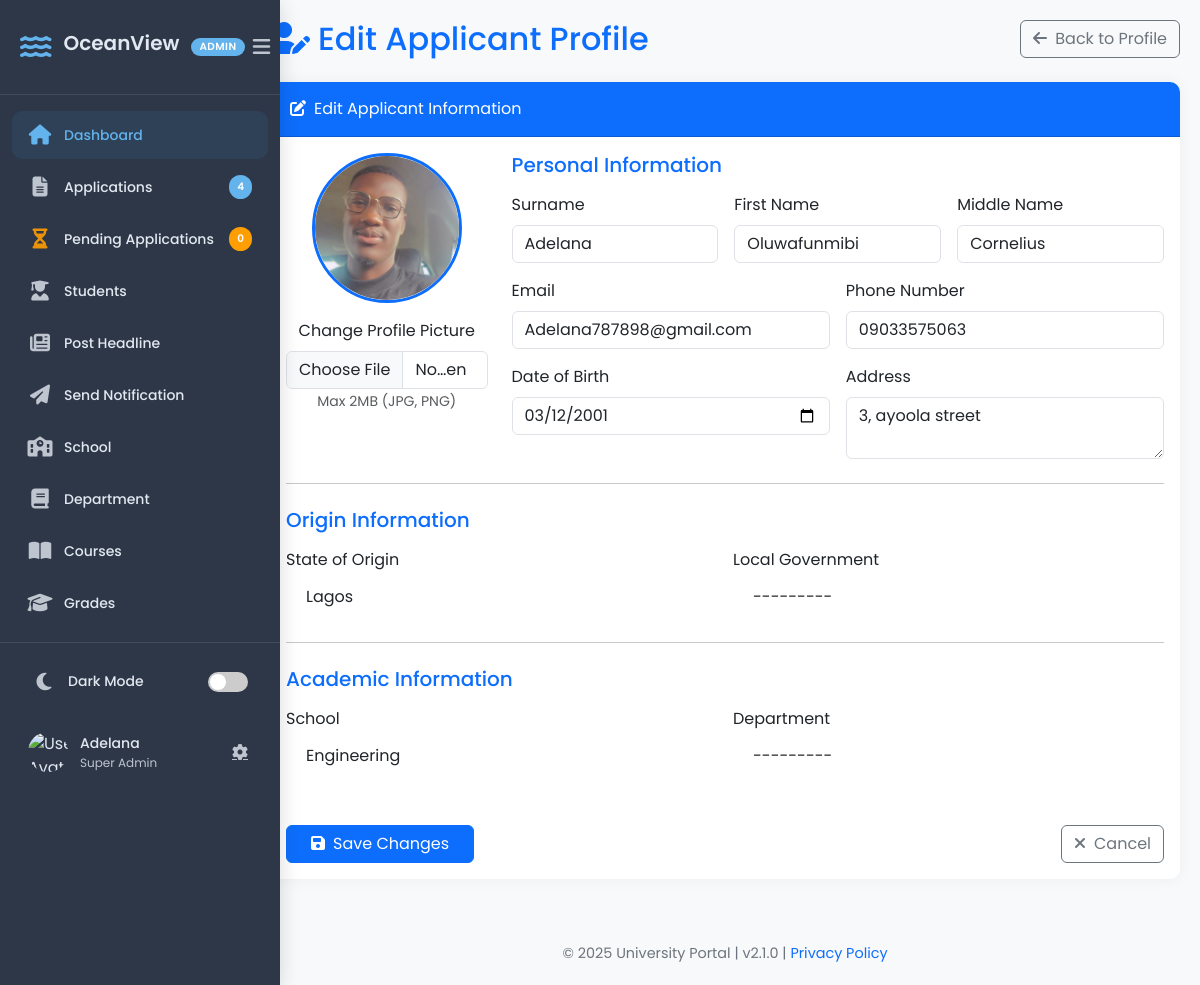
Screenshot of /applicant/3/edit/ (signed in) with the database file from the repository.
### portal/models.py (models this page shows, shortened)
class Application(models.Model):
    STATUS_CHOICES = [
        ('pending', 'Pending'),
        ('approved', 'Approved'),
        ('declined', 'Declined'),
    ]
    surname = models.CharField(max_length=100)
    first_name = models.CharField(max_length=100)
    other_name = models.CharField(max_length=100, blank=True, null=True)
    email = models.EmailField(unique=True)
    phone_number = models.CharField(max_length=11)
    address = models.CharField(max_length=100)
    state_of_origin = models.ForeignKey(State, on_delete=models.CASCADE)
    local_government = models.ForeignKey(Lga, on_delete=models.CASCADE)
    date_of_birth = models.DateField()
    school = models.ForeignKey(School, on_delete=models.CASCADE)
    department = models.ForeignKey(Department, on_delete=models.CASCADE)
    application_number = models.CharField(max_length=10, unique=True, blank=True)
    profile_picture = models.ImageField(
        upload_to="profile_pics/",
        blank=True,
        null=True,
        default="default-profile.png")
    created_at = models.DateTimeField(default=now, editable=True)
    academic_session = models.ForeignKey(AcademicSession, on_delete=models.CASCADE, related_name="applications")
    is_approved = models.CharField(max_length=10, choices=STATUS_CHOICES, default='pending')
    year = models.ForeignKey(Year, default=1, on_delete=models.CASCADE)
    semester = models.ForeignKey(Semester, on_delete=models.CASCADE, default=get_default_semester)

### crm/views.py (the view)
# urls.py: path('applicant/<int:application_id>/edit/', edit_application, name='edit_application'),
@login_required
def edit_application(request, application_id):
    if not request.user.is_superuser and not request.user.groups.filter(name='Admission Officer').exists():
        return HttpResponseForbidden("You do not have permission to view this applicant.")
    applicant = get_object_or_404(Application, id=application_id)
    total_applications = Application.objects.count()
    total_pending_application = Application.objects.filter(is_approved='pending').count()
    if request.method == 'POST':
        form = ApplicationForm(request.POST, request.FILES, instance=applicant)
        if form.is_valid():
            form.save()
            return redirect('view_applicant', application_id=applicant.id)
    else:
        form = ApplicationForm(instance=applicant)
    schools = School.objects.all().order_by('name')
    states = State.objects.all().order_by('name')
    context = {
        'applicant': applicant,
        'form': form,
        'schools': schools,
        'states': states,
        'total_applications': total_applications,
        'total_pending_application': total_pending_application,
    }
    return render(request, "crm/edit_application.html", context)

### crm/context_processors.py (called while the page is built)
def user_roles(request):
    if request.user.is_authenticated:
        groups = request.user.groups.values_list("name", flat=True)
        return {"user_groups": groups}
    return {}

### crm/templates/crm/edit_application.html (shortened to what this page needs)
{% load static %}
<!DOCTYPE html>
<html lang="en">
<head>
    <link href="https://cdn.jsdelivr.net/npm/bootstrap@5.3.0/dist/css/bootstrap.min.css" rel="stylesheet">
    <link rel="stylesheet" href="https://cdnjs.cloudflare.com/ajax/libs/font-awesome/6.0.0/css/all.min.css">
    <link href="https://cdn.jsdelivr.net/npm/select2@4.1.0-rc.0/dist/css/select2.min.css" rel="stylesheet">
    <link href="https://cdn.jsdelivr.net/npm/select2-bootstrap-5-theme@1.3.0/dist/select2-bootstrap-5-theme.min.css" rel="stylesheet">
        <link rel="stylesheet" href="{% static 'crm/css/edit_application.css' %}">
</head>
<body>
    {% include 'crm/sidebar.html' %}
    <div class="main-content">
        <div class="d-flex justify-content-between align-items-center mb-4">
            <h2 class="text-primary mb-0"><i class="fas fa-user-edit me-2"></i>Edit Applicant Profile</h2>
            <a href="{% url 'view_applicant' applicant.id %}" class="btn btn-outline-secondary">
                <i class="fas fa-arrow-left me-1"></i> Back to Profile
            </a>
        </div>
        <div class="card mb-4">
            <div class="card-header bg-primary text-white">
                <i class="fas fa-edit me-2"></i>Edit Applicant Information
            </div>
            <div class="card-body">
                <form method="post" enctype="multipart/form-data" novalidate>
                    <div class="row mb-4">
                        <div class="col-md-3 text-center">
                            {% if applicant.profile_picture %}
                                <img src="{{ applicant.profile_picture.url }}" class="profile-picture mb-3" id="profile-preview">
                            {% else %}
                                <img src="{% static 'images/default-profile.png' %}" class="profile-picture mb-3" id="profile-preview">
                            {% endif %}
                            <label for="id_profile_picture" class="form-label">Change Profile Picture</label>
                            <input type="file" class="form-control" name="profile_picture" id="id_profile_picture" accept="image/*">
                            <small class="text-muted">Max 2MB (JPG, PNG)</small>
                        </div>
                        <div class="col-md-9">
                            <h5 class="text-primary mb-3">Personal Information</h5>
                            <div class="row g-3">
                                <div class="col-md-4">
                                    <label for="id_surname" class="form-label">Surname</label>
                                    <input type="text" class="form-control {% if form.surname.errors %}is-invalid{% endif %}"
                                           name="surname" id="id_surname" value="{{ form.surname.value|default:'' }}">
                                </div>
                                <div class="col-md-4">
                                    <label for="id_first_name" class="form-label">First Name</label>
                                    <input type="text" class="form-control {% if form.first_name.errors %}is-invalid{% endif %}"
                                           name="first_name" id="id_first_name" value="{{ form.first_name.value|default:'' }}">
                                </div>
                                <div class="col-md-4">
                                    <label for="id_other_name" class="form-label">Middle Name</label>
                                    <input type="text" class="form-control" name="other_name" id="id_other_name" value="{{ form.other_name.value|default:'' }}">
                                </div>
                                <div class="col-md-6">
                                    <label for="id_email" class="form-label">Email</label>
                                    <input type="email" class="form-control {% if form.email.errors %}is-invalid{% endif %}"
                                           name="email" id="id_email" value="{{ form.email.value|default:'' }}">
                                </div>
                                <div class="col-md-6">
                                    <label for="id_phone_number" class="form-label">Phone Number</label>
                                    <input type="text" class="form-control {% if form.phone_number.errors %}is-invalid{% endif %}"
                                           name="phone_number" id="id_phone_number" value="{{ form.phone_number.value|default:'' }}">
                                </div>
                                <div class="col-md-6">
                                    <label for="id_date_of_birth" class="form-label">Date of Birth</label>
                                    <input type="date" class="form-control {% if form.date_of_birth.errors %}is-invalid{% endif %}"
                                           name="date_of_birth" id="id_date_of_birth" value="{{ form.date_of_birth.value|date:'Y-m-d'|default:'' }}">
                                </div>
                                <div class="col-md-6">
                                    <label for="id_address" class="form-label">Address</label>
                                    <textarea class="form-control" name="address" id="id_address">{{ form.address.value|default:'' }}</textarea>
                                </div>
                            </div>
                        </div>
                    </div>
                    <hr class="my-4">
                    <h5 class="mb-3 text-primary">Origin Information</h5>
                    <div class="row g-3">
                        <div class="col-md-6">
                            <label for="id_state_of_origin" class="form-label">State of Origin</label>
                        </div>
                        <div class="col-md-6">
                            <label for="id_local_government" class="form-label">Local Government</label>
                        </div>
                    </div>
                    <hr class="my-4">
                    <h5 class="mb-3 text-primary">Academic Information</h5>
                    <div class="row g-3">
                        <div class="col-md-6">
                            <label for="id_school" class="form-label">School</label>
                        </div>
                        <div class="col-md-6">
                            <label for="id_department" class="form-label">Department</label>
                        </div>
                    </div>
                    <div class="d-flex justify-content-between mt-5">
                        <button type="submit" class="btn btn-primary px-4"><i class="fas fa-save me-2"></i>Save Changes</button>
                        <a href="{% url 'view_applicant' applicant.id %}" class="btn btn-outline-secondary"><i class="fas fa-times me-2"></i>Cancel</a>
                    </div>
                </form>
            </div>
        </div>
    </div>
    <div class="footer text-center">
        © 2025 University Portal | v2.1.0 | <a href="#" class="text-decoration-none">Privacy Policy</a>
    </div>
</body>
</html>

### crm/templates/crm/sidebar.html (shortened to what this page needs)
{% load static %}
<!DOCTYPE html>
<html lang="en">
<head>
    <link rel="stylesheet" href="https://cdnjs.cloudflare.com/ajax/libs/font-awesome/6.4.0/css/all.min.css">
    <link rel="stylesheet" href="{% static 'crm/css/sidebar.css' %}">
</head>
<body>
<div class="sidebar-container">
    <div class="sidebar">
        <div class="sidebar-header">
            <div class="brand-wrapper">
                <i class="fas fa-water brand-icon"></i>
                <h3 class="brand-text">OceanView</h3>
                <span class="badge badge-admin">ADMIN</span>
            </div>
            <button class="sidebar-toggle" id="sidebarToggle">
                <i class="fas fa-bars"></i>
            </button>
        </div>
        <ul class="sidebar-menu">
            <li class="menu-item active">
                <a href="{% url 'dashboard' %}" class="menu-link">
                    <span class="menu-icon"><i class="fas fa-home"></i></span>
                    <span class="menu-text">Dashboard</span>
                </a>
            </li>
            {% if request.user.is_superuser or request.user.groups.all.0.name == 'Admission Officer' %}
            <li class="menu-item">
                <a href="{% url 'applicant_list' %}" class="menu-link">
                    <span class="menu-icon"><i class="fas fa-file-alt"></i></span>
                    <span class="menu-text">Applications</span>
                    <span class="menu-badge">{{ total_applications }}</span>
                </a>
            </li>
            <li class="menu-item">
                <a href="{% url 'pending_list' %}" class="menu-link">
                    <span class="menu-icon"><i class="fas fa-hourglass-half"></i></span>
                    <span class="menu-text">Pending Applications</span>
                    <span class="menu-badge badge-warning">{{ total_pending_application }}</span>
                </a>
            </li>
            {% endif %}
            {% if request.user.is_superuser %}
                <li class="menu-item">
                    <a href="{% url 'student_list' %}" class="menu-link">
                        <span class="menu-icon"><i class="fas fa-user-graduate"></i></span>
                        <span class="menu-text">Students</span>
                    </a>
                </li>
                <li class="menu-item">
                    <a href="{% url 'Post_headline' %}" class="menu-link">
                        <span class="menu-icon"><i class="fas fa-newspaper"></i></span>
                        <span class="menu-text">Post Headline</span>
                    </a>
                </li>
                <li class="menu-item">
                    <a href="{% url 'Notify_student' %}" class="menu-link">
                        <span class="menu-icon"><i class="fas fa-paper-plane"></i></span>
                        <span class="menu-text">Send Notification</span>
                    </a>
                </li>
            {% endif %}
            {% if request.user.is_superuser or "Class Adviser" in user_groups or "HOD (Head of Department)" in user_groups or "Dean" in user_groups %}
                <li class="menu-item">
                    <a href="{% url 'school_list' %}" class="menu-link">
                        <span class="menu-icon"><i class="fas fa-school"></i></span>
                        <span class="menu-text">School</span>
                    </a>
                </li>
                <li class="menu-item">
                    <a href="{% url 'department_list' %}" class="menu-link">
                        <span class="menu-icon"><i class="fas fa-book"></i></span>
                        <span class="menu-text">Department</span>
                    </a>
                </li>
                <li class="menu-item">
                    <a href="{% url 'course_list' %}" class="menu-link">
                        <span class="menu-icon"><i class="fas fa-book-open"></i></span>
                        <span class="menu-text">Courses</span>
                    </a>
                </li>
                <li class="menu-item">
                    <a href="{% url 'grade_list' %}" class="menu-link">
                        <span class="menu-icon"><i class="fas fa-graduation-cap"></i></span>
                        <span class="menu-text">Grades</span>
                    </a>
                </li>
            {% endif %}
        </ul>
        <div class="sidebar-footer">
            <div class="settings-menu">
                <div class="dark-mode-toggle" onclick="toggleDarkMode()">
                    <div class="toggle-icon"><i id="darkModeIcon" class="fas fa-moon"></i></div>
                    <span id="darkModeText">Dark Mode</span>
                    <div class="toggle-switch">
                        <label for="darkModeSwitch"></label>
                    </div>
                </div>
            </div>
            <div class="user-profile">
                <div class="user-avatar">
                    <img src="{% static 'images/default-avatar.png' %}" alt="User Avatar">
                </div>
                <div class="user-info">
                    <span class="user-name">{{ request.user.get_full_name|default:request.user.username }}</span>
                    <span class="user-role">
                        {% if request.user.is_superuser %}
                            Super Admin
                        {% elif user_groups %}
                            {{ user_groups.0 }}
                        {% else %}
                            Staff
                        {% endif %}
                    </span>
                </div>
                <div class="user-actions">
                    <a href="#"><i class="fas fa-cog"></i></a>
                </div>
            </div>
        </div>
    </div>
</div>
</body>
</html>

### crm/static/crm/css/edit_application.css (style rules this page uses)
body { font-family: 'Poppins', sans-serif; background-color: #f8f9fa; }
.main-content { margin-left: 250px; padding: 20px; min-height: 100vh; transition: all 0.3s; }
.profile-picture { width: 150px; height: 150px; object-fit: cover; border-radius: 50%; border: 3px solid #0d6efd; }
.card { border: none; border-radius: 10px; box-shadow: 0 0 15px rgba(0,0,0,0.05); }
.card-header { border-radius: 10px 10px 0 0 !important; padding: 15px 20px; }
.footer { margin-left: 250px; padding: 20px; background-color: #f8f9fa; text-align: center; color: #6c757d; font-size: 0.9rem; }

### rows the page displays
Application: profile_picture (picture), surname "Adelana", first_name "Oluwafunmibi", other_name "Cornelius", email "Adelana787898@gmail.com", phone_number "09033575063", date_of_birth "03/12/2001", address "3, ayoola street"

### other values shown
{{ total_applications }} "4"
{{ total_pending_application }} "0"
{{ request.user.get_full_name|default:request.user.username }} "Adelana"
